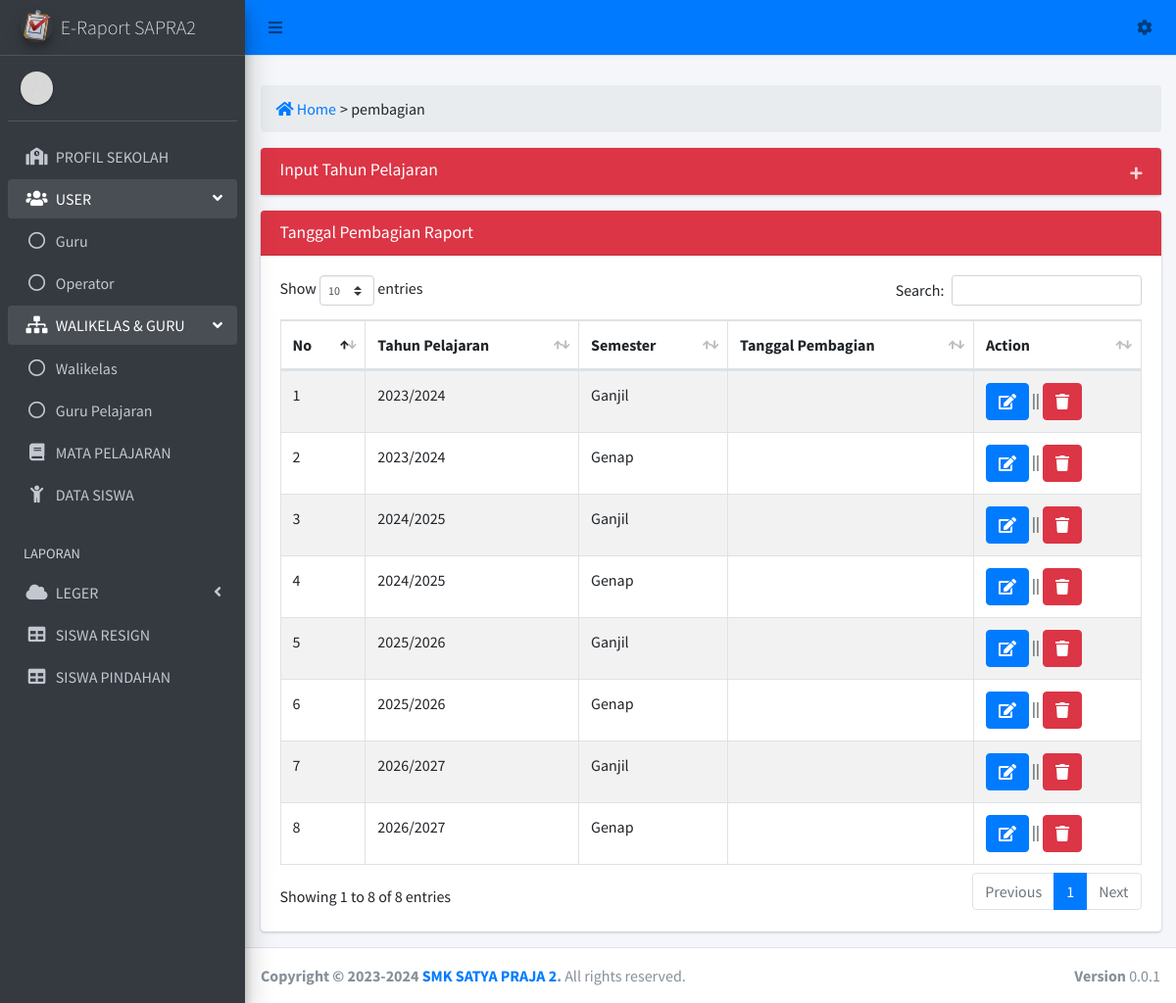
The app's page /admin?view=pembagian with its own data.
### tables this page shows
CREATE TABLE `tb_thpelajaran` (
  `id` int(10) NOT NULL,
  `tahun_pelajaran` varchar(50) NOT NULL,
  `semester` varchar(10) NOT NULL,
  `tgl_bagi` varchar(40) NOT NULL
);

### view/operator/tanggal_raport.php (the view, shortened to what this page needs)
<div class="row">
  <div class="col-sm-12">
    <ol class="breadcrumb <?= $bg_breadcrumb;  ?>">
      <li><a href="admin" class="pr-1"><i class="fas fa-home"></i> Home</a></li>
      <li class="active"> > <?= $_GET['view'] ?: 'Dashboard'; ?></li>
    </ol>
  </div>
</div>
<div class="card collapsed-card">
  <div class="card-header bg-danger">
    <h4 class="card-title">Input Tahun Pelajaran</h4>
    <div class="card-tools">
      <button type="button" class="btn btn-tool" data-card-widget="collapse"><i class="fas fa-plus"></i>
      </button>
    </div>
  </div>
</div>
<div class="row">
  <div class="col-sm-12">
    <div class="card">
      <div class="card-header bg-danger"><h3 class="card-title">Tanggal Pembagian Raport</h3></div>
      <div class="card-body">
      <table id="example1" class="table table-bordered table-striped">
        <thead>
          <tr>
          <th>No</th>
          <th>Tahun Pelajaran</th>
          <th>Semester</th>
          <th>Tanggal Pembagian</th>
          <th>Action</th>
        </thead>
        <tbody>
        <?php
          $no = 1;
          $query = mysqli_query($koneksi, "select * from tb_thpelajaran ");
          while ($data = mysqli_fetch_array($query)) {
            echo "<tr>";
            echo "<td>".$no++."</td>";
            echo "<td>".$data['tahun_pelajaran']."</td>";
            echo "<td>".$data['semester']."</td>";
            echo "<td>".$data['tgl_bagi']."</td>";
           ?>
            <td><a href="?view=update_pembagian&id=<?= $data['id'] ?>" class='btn btn-primary' ><i class='fas fa-edit'></i></a>   ||  <a href="view/operator/del/delete_tahun_pelajaran.php?id=<?= $data['id'] ?>" class='btn btn-danger' onclick="return confirm('Apakah anda yakin ingin menghapus nama <?= $data['nama'] ?> ini?')"><i class='fas fa-trash'></i></a>
            </td>
            <?php
            echo "</tr>";
          }
        ?>
        </tbody>
      </table>
      </div>
    </div>
  </div>
</div>

### admin.php (shortened to what this page needs)
<?php
require_once('koneksi.php');
?>
<!DOCTYPE html>
<html lang="en">
<head>
  <link rel="stylesheet" href="plugins/fontawesome-free/css/all.min.css">
  <link rel="stylesheet" href="plugins/overlayScrollbars/css/OverlayScrollbars.min.css">
  <link rel="stylesheet" href="dist/css/adminlte.min.css">
  <link rel="stylesheet" href="plugins/datatables-bs4/css/dataTables.bootstrap4.min.css">
  <link rel="stylesheet" href="plugins/datatables-responsive/css/responsive.bootstrap4.min.css">
  <link rel="stylesheet" href="plugins/select2/css/select2.min.css">
  <link rel="stylesheet" href="plugins/select2-bootstrap4-theme/select2-bootstrap4.min.css">
</head>
<body class="hold-transition sidebar-mini layout-fixed layout-navbar-fixed layout-footer-fixed">
<div class="wrapper">
  <nav class="main-header navbar navbar-expand navbar-primary navbar-light">
    <ul class="navbar-nav">
      <li class="nav-item">
        <a class="nav-link" data-widget="pushmenu" href="#" role="button"><i class="fas fa-bars"></i></a>
      </li>
      <li class="nav-item d-none d-sm-inline-block">
        <a href="admin" class="nav-link"><?= $_SESSION['session']; ?></a>
      </li>
    </ul>
    <ul class="navbar-nav ml-auto">
      <li class="nav-item dropdown">
        <a class="nav-link" data-toggle="dropdown" href="#">
          <i class="fas fa-cog"></i>
        </a>
      </li>
    </ul>
  </nav>
  <aside class="main-sidebar sidebar-dark-light bg elevation-4">
    <a href="admin" class="brand-link">
      <img src="dist/img/lrapor.png" alt="AdminLTE Logo" class="brand-image img-circle elevation-3"
           style="opacity: .8">
      <span class="brand-text font-weight-light">E-Raport SAPRA2</span>
    </a>
    <div class="sidebar">
      <div class="user-panel mt-3 pb-3 mb-3 d-flex">
        <div class="image">
          <img src="dist/img/boxed-bg.jpg" class="img-circle elevation-1" alt="User Image">
        </div>
        <div class="info">
        </div>
      </div>
      <nav class="mt-2">
        <ul class="nav nav-pills nav-sidebar flex-column" data-widget="treeview" role="menu" data-accordion="false">
          <li class="nav-item">
            <a href="?view=profil_sekolah" class="nav-link <?= $_GET['view'] == 'profil_sekolah' ? 'active' : ''; ?>">
              <i class="nav-icon fas fa-school"></i>
              <p>
                PROFIL SEKOLAH
              </p>
            </a>
          </li>
          <li class="nav-item menu-open">
            <a href="#" class="nav-link">
              <i class="nav-icon fas fa-users"></i>
              <p>
                USER
                <i class="fas fa-angle-left right"></i>
              </p>
            </a>
            <ul class="nav nav-treeview">
              <li class="nav-item">
                <a href="admin?view=guru" class="nav-link <?= $_GET['view'] == 'guru' ? 'active' : ''; ?>">
                  <i class="far fa-circle nav-icon"></i>
                  <p>Guru</p>
                </a>
              </li>
              <li class="nav-item">
                <a href="admin?view=operator" class="nav-link <?= $_GET['view'] == 'operator' ? 'active' : ''; ?>">
                  <i class="far fa-circle nav-icon"></i>
                  <p>Operator </p>
                </a>
              </li>
            </ul>
          </li>
          <li class="nav-item menu-open">
            <a href="#" class="nav-link">
              <i class="nav-icon fas fa-sitemap"></i>
              <p>
                WALIKELAS & GURU
                <i class="fas fa-angle-left right"></i>
              </p>
            </a>
            <ul class="nav nav-treeview">
              <li class="nav-item">
                <a href="admin?view=walikelas" class="nav-link <?= $_GET['view'] == 'walikelas' ? 'active' : ''; ?>">
                  <i class="far fa-circle nav-icon"></i>
                  <p>Walikelas</p>
                </a>
              </li>
              <li class="nav-item">
                <a href="admin?view=guru_mapel" class="nav-link <?= $_GET['view'] == 'guru_mapel' ? 'active' : ''; ?>">
                  <i class="far fa-circle nav-icon"></i>
                  <p>Guru Pelajaran</p>
                </a>
              </li>
            </ul>
          </li>
          <li class="nav-item">
            <a href="admin?view=mapel_page" class="nav-link <?= $_GET['view'] == 'mapel_page' ? 'active' : ''; ?>">
              <i class="nav-icon fas  fa-book"></i>
              <p>
                MATA PELAJARAN
              </p>
            </a>
          </li>
          <li class="nav-item">
            <a href="admin?view=siswa" class="nav-link <?= $_GET['view'] == 'siswa' ? 'active' : ''; ?>">
              <i class="nav-icon fas fa-child"></i>
              <p>
                DATA SISWA
              </p>
            </a>
          </li>
        <li class="nav-header">LAPORAN</li>
        <li class="nav-item">
          <a href="#" class="nav-link">
            <i class="nav-icon fas fa-cloud"></i>
            <p>LEGER<i class="fas fa-angle-left right"></i></p>
          </a>
        </li>
        <li class="nav-item">
          <a href="?view=siswa_resign" class="nav-link <?= $_GET['view'] == 'siswa_resign' ? 'active' : ''; ?>">
            <i class="nav-icon fas fa-table"></i>
            <p>SISWA RESIGN</p>
          </a>
        </li>
        <li class="nav-item">
          <a href="?view=siswa_pindahan" class="nav-link <?= $_GET['view'] == 'siswa_pindahan' ? 'active' : ''; ?>">
            <i class="nav-icon fas fa-table"></i>
            <p>SISWA PINDAHAN</p>
          </a>
        </li>
        </ul>
      </nav>
    </div>
  </aside>
  <div class="content-wrapper">
    <div class="content-header">
    </div>
    <section class="content">
      <div class="container-fluid">
        <?php
        $bg_breadcrumb = '';
        if (isset($_GET['view'])) {
          $view = $_GET['view'];
          switch ($view) {
            case 'pembagian':
              require_once('view/operator/tanggal_raport.php');
              break;
          }
        }else{
          require_once('view/operator/home.php');
        }
        ?>
      </div>
    </section>
  </div>
  <footer class="main-footer">
    <strong>Copyright &copy; 2023-2024 <a href="https://smksatyapraja2.id">SMK SATYA PRAJA 2</a>.</strong>
    All rights reserved.
    <div class="float-right d-none d-sm-inline-block">
      <b>Version</b> 0.0.1
    </div>
  </footer>
</div>
</body>
</html>

### records on screen
tb_thpelajaran: tahun_pelajaran "2023/2024", semester "Ganjil"
tb_thpelajaran: tahun_pelajaran "2023/2024", semester "Genap"
tb_thpelajaran: tahun_pelajaran "2024/2025", semester "Ganjil"
tb_thpelajaran: tahun_pelajaran "2024/2025", semester "Genap"
tb_thpelajaran: tahun_pelajaran "2025/2026", semester "Ganjil"
tb_thpelajaran: tahun_pelajaran "2025/2026", semester "Genap"
tb_thpelajaran: tahun_pelajaran "2026/2027", semester "Ganjil"
tb_thpelajaran: tahun_pelajaran "2026/2027", semester "Genap"

### other values on screen
$_GET['view'] ?: 'Dashboard' "pembagian"
